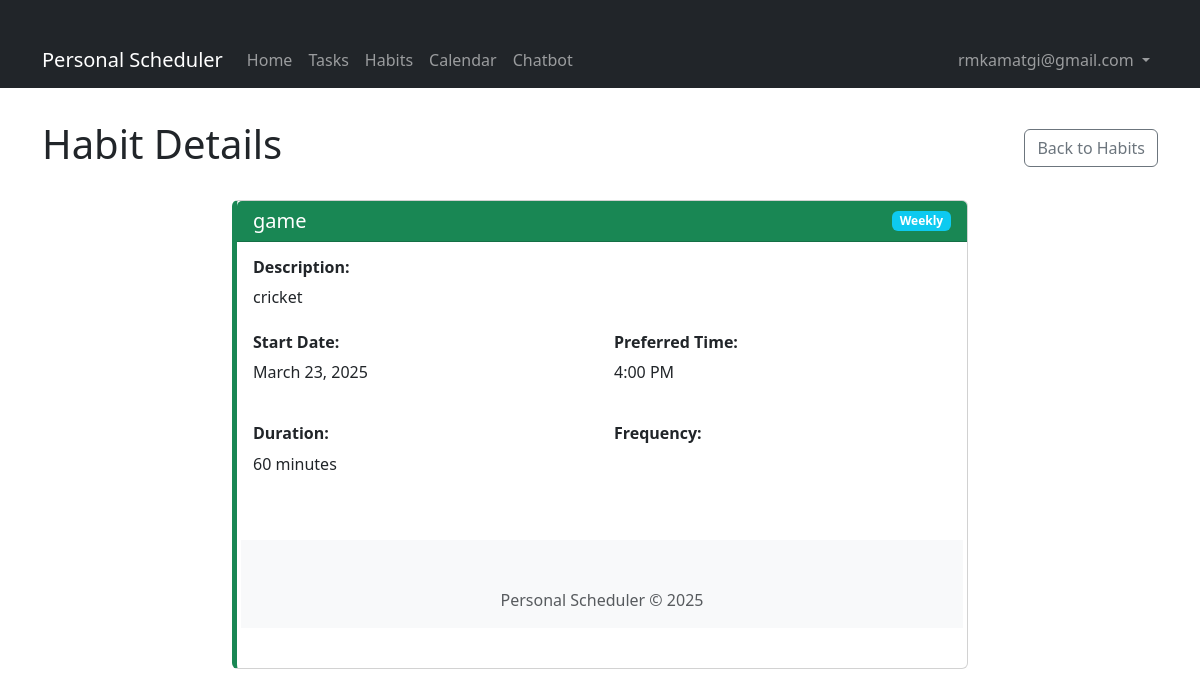
The app's page /habits/2/ (signed in) with its own data.
### tasks/models/__init__.py (models this page shows, shortened)
class Habit(models.Model):
    FREQUENCY_CHOICES = [
        ('daily', 'Daily'),
        ('weekly', 'Weekly'),
        ('monthly', 'Monthly'),
    ]
    user = models.ForeignKey(User, on_delete=models.CASCADE, related_name='habits')
    title = models.CharField(max_length=200)
    description = models.TextField(blank=True)
    frequency = models.CharField(max_length=50, choices=FREQUENCY_CHOICES)  # e.g., "daily", "weekly"
    duration = models.IntegerField(help_text='Duration in minutes')  # Duration in minutes
    start_date = models.DateTimeField()
    preferred_time = models.TimeField(help_text='Preferred time of day for this habit')
    google_event_id = models.CharField(max_length=255, blank=True, null=True)
    created_at = models.DateTimeField(auto_now_add=True)
    updated_at = models.DateTimeField(auto_now=True)

### tasks/views.py (the view)
# urls.py: path('habits/<int:pk>/', views.habit_detail, name='habit_detail'),
@login_required
def habit_detail(request, pk):
    habit = get_object_or_404(Habit, pk=pk, user=request.user)
    today = timezone.now().date()
    thirty_days_ago = today - timedelta(days=30)
    completions = HabitCompletion.objects.filter(
        habit=habit,
        completed_date__gte=thirty_days_ago,
        completed_date__lte=today
    ).order_by('completed_date')
    completion_history = {}
    current_date = thirty_days_ago
    while current_date <= today:
        completion_history[current_date] = False
        current_date += timedelta(days=1)
    for completion in completions:
        completion_history[completion.completed_date] = completion.completed
    context = {
        'habit': habit,
        'completion_history': completion_history,
    }
    return render(request, 'tasks/habit_detail.html', context)

### tasks/templates/tasks/habit_detail.html (shortened to what this page needs)
{% extends 'tasks/base.html' %}
{% block content %}
<div class="row">
    <div class="col-md-12 mb-4">
        <div class="d-flex justify-content-between align-items-center">
            <h1>Habit Details</h1>
            <div>
                <a href="{% url 'tasks:habit_list' %}" class="btn btn-outline-secondary">Back to Habits</a>
            </div>
        </div>
    </div>
</div>
<div class="row">
    <div class="col-md-8 mx-auto">
        <div class="card habit-card">
            <div class="card-header bg-success text-white d-flex justify-content-between align-items-center">
                <h5 class="card-title mb-0">{{ habit.title }}</h5>
                <span class="badge bg-info text-white">{{ habit.get_frequency_display }}</span>
            </div>
            <div class="card-body">
                <div class="mb-4">
                    <h6 class="fw-bold">Description:</h6>
                    <p>{{ habit.description }}</p>
                </div>
                <div class="row mb-4">
                    <div class="col-md-6">
                        <h6 class="fw-bold">Start Date:</h6>
                        <p>{{ habit.start_date|date:"F d, Y" }}</p>
                    </div>
                    <div class="col-md-6">
                        <h6 class="fw-bold">Preferred Time:</h6>
                        <p>{{ habit.preferred_time|time:"g:i A" }}</p>
                    </div>
                </div>
                <div class="row mb-4">
                    <div class="col-md-6">
                        <h6 class="fw-bold">Duration:</h6>
                        <p>{{ habit.duration }} minutes</p>
                    </div>
                    <div class="col-md-6">
                        <h6 class="fw-bold">Frequency:
{% endblock %}

### tasks/templates/tasks/base.html (shortened to what this page needs)
<!DOCTYPE html>
<html lang="en">
<head>
    {% load django_bootstrap5 %}
    {% bootstrap_css %}
</head>
<body>
    <nav class="navbar navbar-expand-lg navbar-dark bg-dark">
        <div class="container">
            <a class="navbar-brand" href="{% url 'tasks:home' %}">Personal Scheduler</a>
            <div class="collapse navbar-collapse" id="navbarNav">
                <ul class="navbar-nav me-auto">
                    <li class="nav-item">
                        <a class="nav-link" href="{% url 'tasks:home' %}">Home</a>
                    </li>
                    <li class="nav-item">
                        <a class="nav-link" href="{% url 'tasks:task_list' %}">Tasks</a>
                    </li>
                    <li class="nav-item">
                        <a class="nav-link" href="{% url 'tasks:habit_list' %}">Habits</a>
                    </li>
                    <li class="nav-item">
                        <a class="nav-link" href="{% url 'tasks:calendar' %}">Calendar</a>
                    </li>
                    <li class="nav-item">
                        <a class="nav-link" href="{% url 'tasks:chatbot' %}">Chatbot</a>
                    </li>
                </ul>
                <ul class="navbar-nav">
                    {% if user.is_authenticated %}
                        <li class="nav-item dropdown">
                            <a class="nav-link dropdown-toggle" href="#" id="navbarDropdown" role="button" data-bs-toggle="dropdown">
                                {{ user.username }}
                            </a>
                        </li>
                    {% endif %}
                </ul>
            </div>
        </div>
    </nav>
    <div class="container">
        {% block content %}{% endblock %}
    </div>
    <footer class="mt-5 py-3 bg-light text-center">
        <div class="container">
            <p class="text-muted mb-0">Personal Scheduler &copy; {% now "Y" %}</p>
        </div>
    </footer>
</body>
</html>

### tasks/templates/tasks/base.html (style rules this page uses)
.container { padding-top: 2rem; }
.habit-card { border-left: 5px solid #198754; }

### records on screen
Habit: title "game", frequency "Weekly", description "cricket", start_date "March 23, 2025", preferred_time "4:00 PM", duration "60"

### other values on screen
{{ user.username }} "rmkamatgi@gmail.com"
